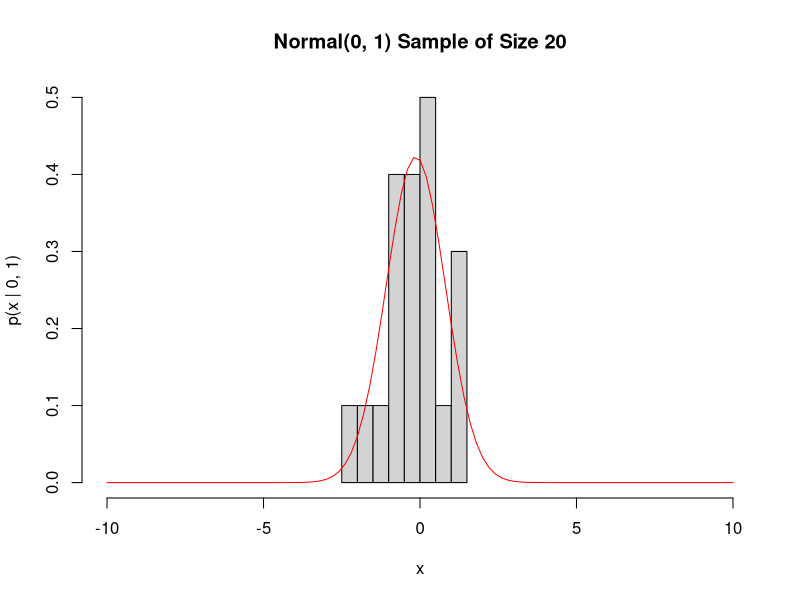
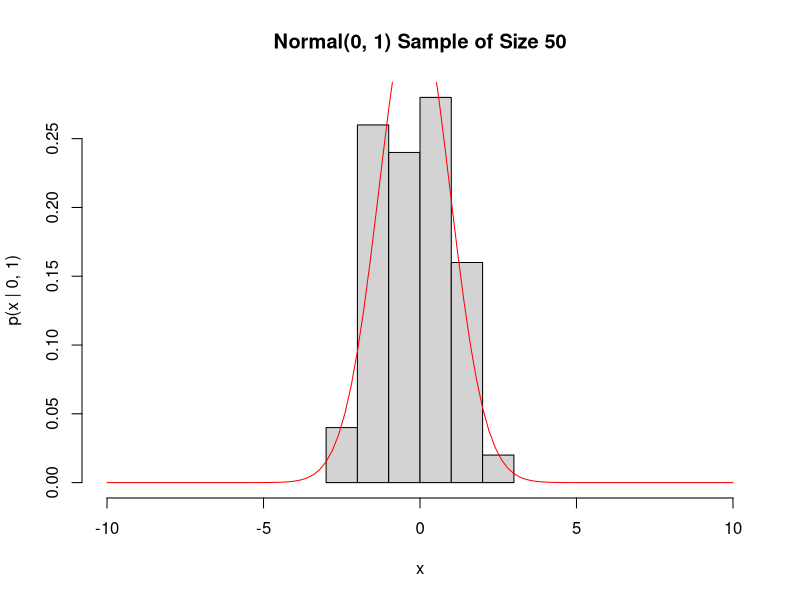
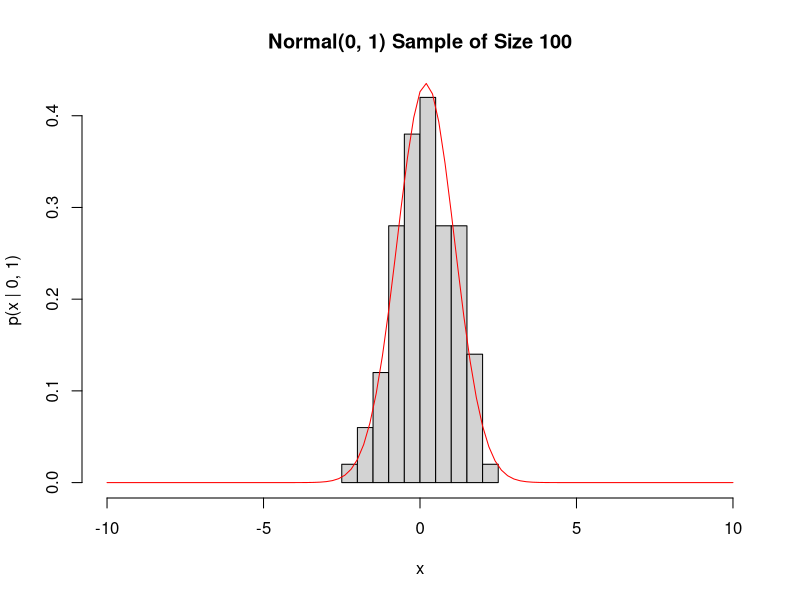
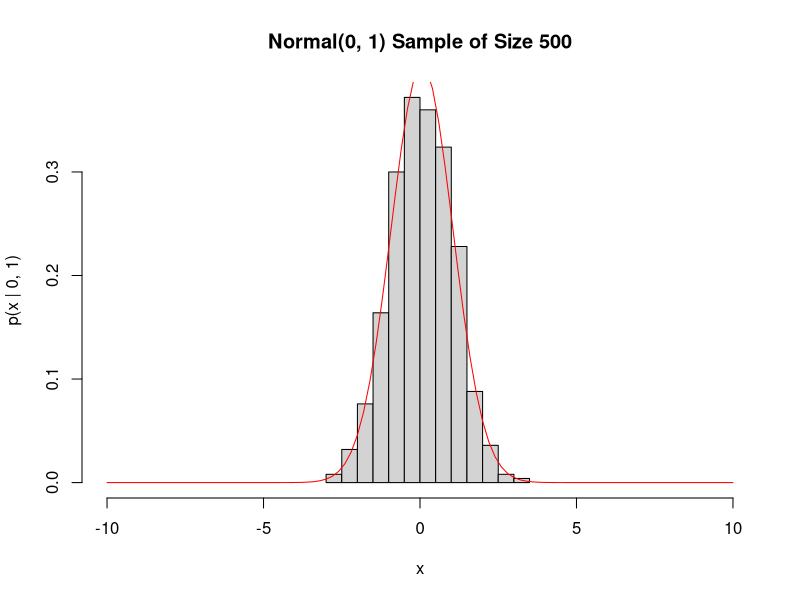
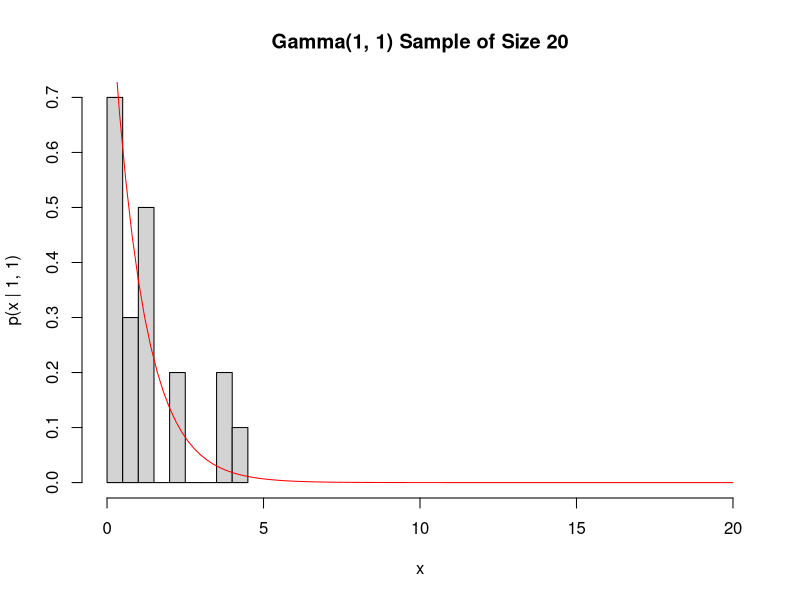
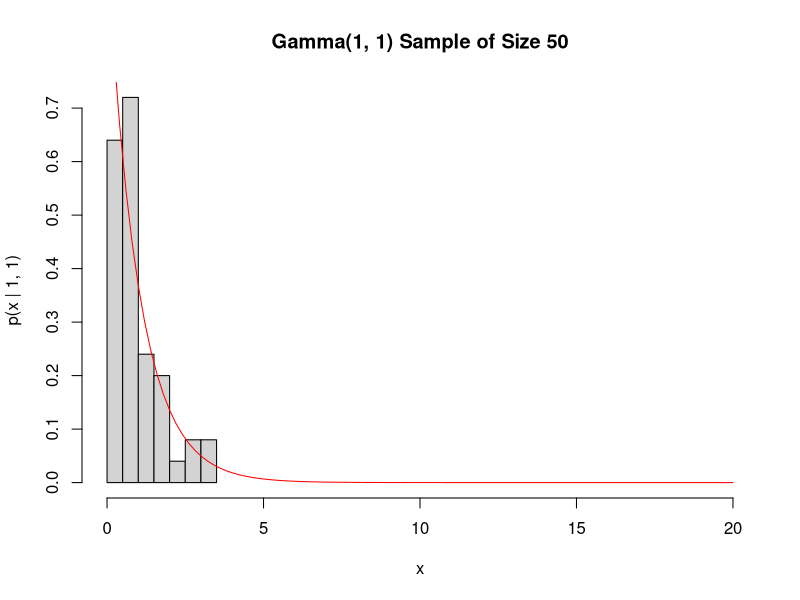
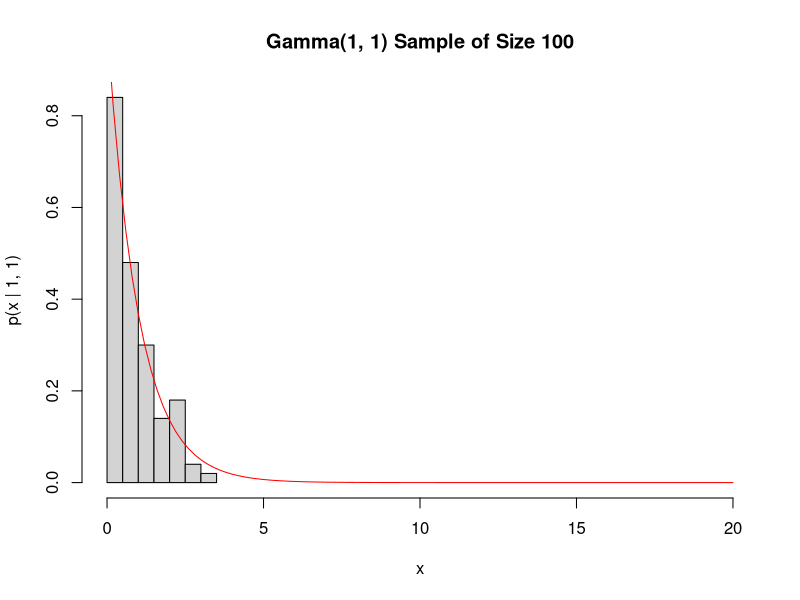
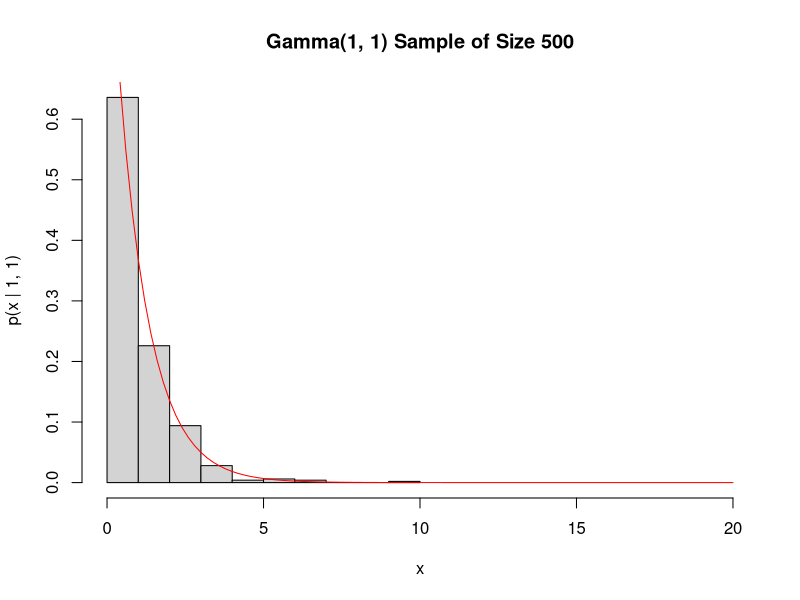

The R script that drew these images, in order:
plotNormal <- function(num_samples) {
  normal_samples = rnorm(n=num_samples)

  dev.new()
  hist(
    normal_samples,
    freq=FALSE,
    main=paste("Normal(0, 1) Sample of Size", num_samples, sep=" "),
    xlim=c(-10,10), xlab="x",
    ylab="p(x | 0, 1)")

  curve(
    dnorm(x, mean=mean(normal_samples), sd=sd(normal_samples)),
    add=TRUE,
    col="red")
}

plotGamma <- function(num_samples) {
  standard_shape = 1
  gamma_samples = rgamma(n=num_samples, shape=standard_shape)

  dev.new()
  hist(
    gamma_samples,
    freq=FALSE,
    main=paste("Gamma(1, 1) Sample of Size", num_samples, sep=" "),
    xlim=c(0,20), xlab="x",
    ylab="p(x | 1, 1)")

  curve(
    dgamma(x, shape=standard_shape),
    add=TRUE,
    col="red")
}

plotSamples <- function() {
  # Plot the normal distribution for various sample sizes.
  for (i in list(20, 50, 100, 500)) {
    plotNormal(i)
  }

  # Plot the gamma distribution for various sample sizes.
  for (i in list(20, 50, 100, 500)) {
    plotGamma(i)
  }
}

plotSamples()
